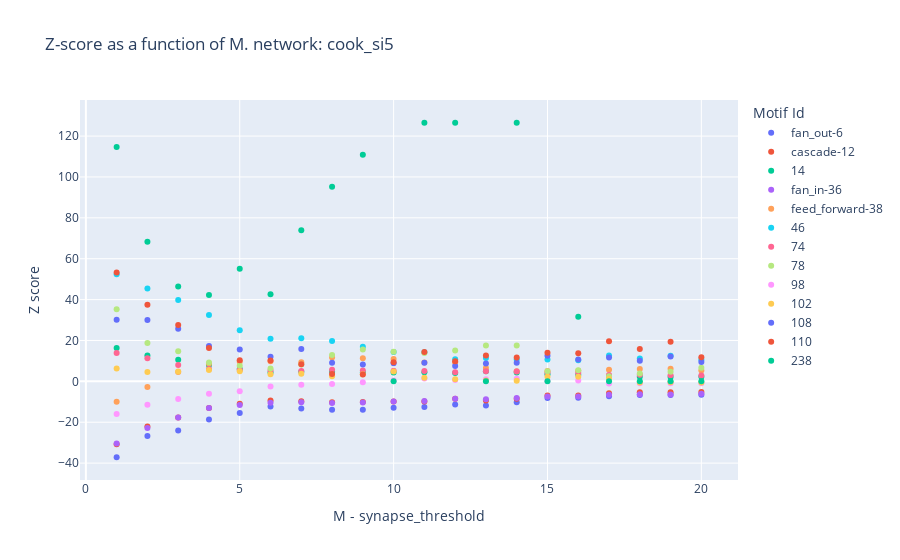

The cell this chart's notebook holds for it:
### Code cell
read_z_scores_as_func_of_m('cook_si5')

### Figure 1 — Plotly figure (JSON) as saved in the notebook; plotly's stock layout.template omitted (floating-point values rounded to 4 significant figures)
{"data": [{"customdata": [[3390, 272, "fan_out-6"], [599, 260, "fan_out-6"], [520, 252, "fan_out-6"], [465, 242, "fan_out-6"], [417, 227, "fan_out-6"], [377, 219, "fan_out-6"], [343, 214, "fan_out-6"], [318, 208, "fan_out-6"], [293, 200, "fan_out-6"], [264, 190, "fan_out-6"], [240, 180, "fan_out-6"], [2371, 272, "fan_out-6"], [216, 163, "fan_out-6"], [1758, 271, "fan_out-6"], [1385, 271, "fan_out-6"], [1179, 271, "fan_out-6"], [993, 269, "fan_out-6"], [855, 268, "fan_out-6"], [765, 267, "fan_out-6"], [682, 265, "fan_out-6"]], "hovertemplate": "Motif Id=%{customdata[2]}<br>M - synapse_threshold=%{x}<br>Z score=%{y}<br>edges=%{customdata[0]}<br>nodes=%{customdata[1]}<extra></extra>", "legendgroup": "fan_out-6", "marker": {"color": "#636efa", "symbol": "circle"}, "mode": "markers", "name": "fan_out-6", "orientation": "v", "showlegend": true, "type": "scatter", "x": [1, 10, 11, 12, 13, 14, 15, 16, 17, 18, 19, 2, 20, 3, 4, 5, 6, 7, 8, 9], "xaxis": "x", "y": [-37.13, -12.91, -12.54, -11.27, -11.78, -10.19, -8.167, -8.054, -7.297, -6.673, -6.646, -26.79, -6.514, -24.06, -18.62, -15.43, -12.29, -13.26, -13.93, -13.93], "yaxis": "y"}, {"customdata": [[3390, 272, "cascade-12"], [599, 260, "cascade-12"], [520, 252, "cascade-12"], [465, 242, "cascade-12"], [417, 227, "cascade-12"], [377, 219, "cascade-12"], [343, 214, "cascade-12"], [318, 208, "cascade-12"], [293, 200, "cascade-12"], [264, 190, "cascade-12"], [240, 180, "cascade-12"], [2371, 272, "cascade-12"], [216, 163, "cascade-12"], [1758, 271, "cascade-12"], [1385, 271, "cascade-12"], [1179, 271, "cascade-12"], [993, 269, "cascade-12"], [855, 268, "cascade-12"], [765, 267, "cascade-12"], [682, 265, "cascade-12"]], "hovertemplate": "Motif Id=%{customdata[2]}<br>M - synapse_threshold=%{x}<br>Z score=%{y}<br>edges=%{customdata[0]}<br>nodes=%{customdata[1]}<extra></extra>", "legendgroup": "cascade-12", "marker": {"color": "#EF553B", "symbol": "circle"}, "mode": "markers", "name": "cascade-12", "orientation": "v", "showlegend": true, "type": "scatter", "x": [1, 10, 11, 12, 13, 14, 15, 16, 17, 18, 19, 2, 20, 3, 4, 5, 6, 7, 8, 9], "xaxis": "x", "y": [-30.76, -9.873, -9.822, -8.47, -9.353, -8.566, -6.965, -6.885, -5.76, -5.383, -5.281, -22.04, -5.158, -17.64, -13.0, -10.99, -9.367, -9.752, -10.27, -10.13], "yaxis": "y"}, {"customdata": [[3390, 272, "14"], [599, 260, "14"], [520, 252, "14"], [465, 242, "14"], [417, 227, "14"], [377, 219, "14"], [343, 214, "14"], [318, 208, "14"], [293, 200, "14"], [264, 190, "14"], [240, 180, "14"], [2371, 272, "14"], [216, 163, "14"], [1758, 271, "14"], [1385, 271, "14"], [1179, 271, "14"], [993, 269, "14"], [855, 268, "14"], [765, 267, "14"], [682, 265, "14"]], "hovertemplate": "Motif Id=%{customdata[2]}<br>M - synapse_threshold=%{x}<br>Z score=%{y}<br>edges=%{customdata[0]}<br>nodes=%{customdata[1]}<extra></extra>", "legendgroup": "14", "marker": {"color": "#00cc96", "symbol": "circle"}, "mode": "markers", "name": "14", "orientation": "v", "showlegend": true, "type": "scatter", "x": [1, 10, 11, 12, 13, 14, 15, 16, 17, 18, 19, 2, 20, 3, 4, 5, 6, 7, 8, 9], "xaxis": "x", "y": [16.32, 4.36, 4.488, 4.127, 4.928, 4.375, 3.504, 3.255, 2.651, 2.231, 2.16, 12.69, 2.244, 10.55, 8.029, 6.098, 4.328, 4.731, 4.833, 4.346], "yaxis": "y"}, {"customdata": [[3390, 272, "fan_in-36"], [599, 260, "fan_in-36"], [520, 252, "fan_in-36"], [465, 242, "fan_in-36"], [417, 227, "fan_in-36"], [377, 219, "fan_in-36"], [343, 214, "fan_in-36"], [318, 208, "fan_in-36"], [293, 200, "fan_in-36"], [264, 190, "fan_in-36"], [240, 180, "fan_in-36"], [2371, 272, "fan_in-36"], [216, 163, "fan_in-36"], [1758, 271, "fan_in-36"], [1385, 271, "fan_in-36"], [1179, 271, "fan_in-36"], [993, 269, "fan_in-36"], [855, 268, "fan_in-36"], [765, 267, "fan_in-36"], [682, 265, "fan_in-36"]], "hovertemplate": "Motif Id=%{customdata[2]}<br>M - synapse_threshold=%{x}<br>Z score=%{y}<br>edges=%{customdata[0]}<br>nodes=%{customdata[1]}<extra></extra>", "legendgroup": "fan_in-36", "marker": {"color": "#ab63fa", "symbol": "circle"}, "mode": "markers", "name": "fan_in-36", "orientation": "v", "showlegend": true, "type": "scatter", "x": [1, 10, 11, 12, 13, 14, 15, 16, 17, 18, 19, 2, 20, 3, 4, 5, 6, 7, 8, 9], "xaxis": "x", "y": [-30.38, -9.88, -9.629, -8.557, -8.739, -8.16, -7.416, -7.436, -6.508, -6.296, -6.426, -22.85, -6.09, -17.72, -13.03, -11.63, -10.45, -10.28, -10.63, -10.35], "yaxis": "y"}, {"customdata": [[3390, 272, "feed_forward-38"], [599, 260, "feed_forward-38"], [520, 252, "feed_forward-38"], [465, 242, "feed_forward-38"], [417, 227, "feed_forward-38"], [377, 219, "feed_forward-38"], [343, 214, "feed_forward-38"], [318, 208, "feed_forward-38"], [293, 200, "feed_forward-38"], [264, 190, "feed_forward-38"], [240, 180, "feed_forward-38"], [2371, 272, "feed_forward-38"], [216, 163, "feed_forward-38"], [1758, 271, "feed_forward-38"], [1385, 271, "feed_forward-38"], [1179, 271, "feed_forward-38"], [993, 269, "feed_forward-38"], [855, 268, "feed_forward-38"], [765, 267, "feed_forward-38"], [682, 265, "feed_forward-38"]], "hovertemplate": "Motif Id=%{customdata[2]}<br>M - synapse_threshold=%{x}<br>Z score=%{y}<br>edges=%{customdata[0]}<br>nodes=%{customdata[1]}<extra></extra>", "legendgroup": "feed_forward-38", "marker": {"color": "#FFA15A", "symbol": "circle"}, "mode": "markers", "name": "feed_forward-38", "orientation": "v", "showlegend": true, "type": "scatter", "x": [1, 10, 11, 12, 13, 14, 15, 16, 17, 18, 19, 2, 20, 3, 4, 5, 6, 7, 8, 9], "xaxis": "x", "y": [-9.943, 10.96, 9.266, 9.254, 6.55, 4.931, 5.056, 5.211, 5.671, 6.042, 6.112, -2.78, 5.305, 4.591, 8.601, 9.622, 9.895, 9.397, 11.64, 11.27], "yaxis": "y"}, {"customdata": [[3390, 272, "46"], [599, 260, "46"], [520, 252, "46"], [465, 242, "46"], [417, 227, "46"], [377, 219, "46"], [343, 214, "46"], [318, 208, "46"], [293, 200, "46"], [264, 190, "46"], [240, 180, "46"], [2371, 272, "46"], [216, 163, "46"], [1758, 271, "46"], [1385, 271, "46"], [1179, 271, "46"], [993, 269, "46"], [855, 268, "46"], [765, 267, "46"], [682, 265, "46"]], "hovertemplate": "Motif Id=%{customdata[2]}<br>M - synapse_threshold=%{x}<br>Z score=%{y}<br>edges=%{customdata[0]}<br>nodes=%{customdata[1]}<extra></extra>", "legendgroup": "46", "marker": {"color": "#19d3f3", "symbol": "circle"}, "mode": "markers", "name": "46", "orientation": "v", "showlegend": true, "type": "scatter", "x": [1, 10, 11, 12, 13, 14, 15, 16, 17, 18, 19, 2, 20, 3, 4, 5, 6, 7, 8, 9], "xaxis": "x", "y": [52.38, 14.33, 14.23, 10.77, 11.38, 10.7, 10.69, 10.28, 12.63, 11.21, 12.48, 45.47, 10.53, 39.78, 32.41, 25.0, 20.79, 21.11, 19.74, 16.97], "yaxis": "y"}, {"customdata": [[3390, 272, "74"], [599, 260, "74"], [520, 252, "74"], [465, 242, "74"], [417, 227, "74"], [377, 219, "74"], [343, 214, "74"], [318, 208, "74"], [293, 200, "74"], [264, 190, "74"], [240, 180, "74"], [2371, 272, "74"], [216, 163, "74"], [1758, 271, "74"], [1385, 271, "74"], [1179, 271, "74"], [993, 269, "74"], [855, 268, "74"], [765, 267, "74"], [682, 265, "74"]], "hovertemplate": "Motif Id=%{customdata[2]}<br>M - synapse_threshold=%{x}<br>Z score=%{y}<br>edges=%{customdata[0]}<br>nodes=%{customdata[1]}<extra></extra>", "legendgroup": "74", "marker": {"color": "#FF6692", "symbol": "circle"}, "mode": "markers", "name": "74", "orientation": "v", "showlegend": true, "type": "scatter", "x": [1, 10, 11, 12, 13, 14, 15, 16, 17, 18, 19, 2, 20, 3, 4, 5, 6, 7, 8, 9], "xaxis": "x", "y": [13.88, 5.217, 5.039, 4.42, 4.963, 4.761, 4.296, 4.157, 3.113, 3.229, 2.945, 11.36, 2.898, 8.014, 6.093, 5.636, 5.279, 5.109, 5.643, 5.25], "yaxis": "y"}, {"customdata": [[3390, 272, "78"], [599, 260, "78"], [520, 252, "78"], [465, 242, "78"], [417, 227, "78"], [377, 219, "78"], [343, 214, "78"], [318, 208, "78"], [293, 200, "78"], [264, 190, "78"], [240, 180, "78"], [2371, 272, "78"], [216, 163, "78"], [1758, 271, "78"], [1385, 271, "78"], [1179, 271, "78"], [993, 269, "78"], [855, 268, "78"], [765, 267, "78"], [682, 265, "78"]], "hovertemplate": "Motif Id=%{customdata[2]}<br>M - synapse_threshold=%{x}<br>Z score=%{y}<br>edges=%{customdata[0]}<br>nodes=%{customdata[1]}<extra></extra>", "legendgroup": "78", "marker": {"color": "#B6E880", "symbol": "circle"}, "mode": "markers", "name": "78", "orientation": "v", "showlegend": true, "type": "scatter", "x": [1, 10, 11, 12, 13, 14, 15, 16, 17, 18, 19, 2, 20, 3, 4, 5, 6, 7, 8, 9], "xaxis": "x", "y": [35.33, 14.46, 13.92, 15.16, 17.53, 17.53, 4.949, 5.417, 2.548, 3.807, 4.715, 18.73, 6.63, 14.75, 9.226, 7.606, 6.233, 8.259, 12.84, 15.56], "yaxis": "y"}, {"customdata": [[3390, 272, "98"], [599, 260, "98"], [520, 252, "98"], [465, 242, "98"], [417, 227, "98"], [377, 219, "98"], [343, 214, "98"], [318, 208, "98"], [293, 200, "98"], [264, 190, "98"], [240, 180, "98"], [2371, 272, "98"], [216, 163, "98"], [1758, 271, "98"], [1385, 271, "98"], [1179, 271, "98"], [993, 269, "98"], [855, 268, "98"], [765, 267, "98"], [682, 265, "98"]], "hovertemplate": "Motif Id=%{customdata[2]}<br>M - synapse_threshold=%{x}<br>Z score=%{y}<br>edges=%{customdata[0]}<br>nodes=%{customdata[1]}<extra></extra>", "legendgroup": "98", "marker": {"color": "#FF97FF", "symbol": "circle"}, "mode": "markers", "name": "98", "orientation": "v", "showlegend": true, "type": "scatter", "x": [1, 10, 11, 12, 13, 14, 15, 16, 17, 18, 19, 2, 20, 3, 4, 5, 6, 7, 8, 9], "xaxis": "x", "y": [-15.99, 0.4795, 1.43, 0.6707, 1.081, 1.312, 0.1722, 0.433, -0.9946, -0.9418, -0.9615, -11.49, -0.9569, -8.642, -6.067, -4.82, -2.573, -1.672, -1.332, -0.4253], "yaxis": "y"}, {"customdata": [[3390, 272, "102"], [599, 260, "102"], [520, 252, "102"], [465, 242, "102"], [417, 227, "102"], [377, 219, "102"], [343, 214, "102"], [318, 208, "102"], [293, 200, "102"], [264, 190, "102"], [240, 180, "102"], [2371, 272, "102"], [216, 163, "102"], [1758, 271, "102"], [1385, 271, "102"], [1179, 271, "102"], [993, 269, "102"], [855, 268, "102"], [765, 267, "102"], [682, 265, "102"]], "hovertemplate": "Motif Id=%{customdata[2]}<br>M - synapse_threshold=%{x}<br>Z score=%{y}<br>edges=%{customdata[0]}<br>nodes=%{customdata[1]}<extra></extra>", "legendgroup": "102", "marker": {"color": "#FECB52", "symbol": "circle"}, "mode": "markers", "name": "102", "orientation": "v", "showlegend": true, "type": "scatter", "x": [1, 10, 11, 12, 13, 14, 15, 16, 17, 18, 19, 2, 20, 3, 4, 5, 6, 7, 8, 9], "xaxis": "x", "y": [6.332, 4.772, 1.707, 0.9866, 0.4032, 0.3357, 2.295, 2.256, 1.284, -0.5055, -0.4502, 4.535, -0.5218, 4.829, 5.522, 4.91, 3.529, 3.751, 2.515, 3.491], "yaxis": "y"}, {"customdata": [[3390, 272, "108"], [599, 260, "108"], [520, 252, "108"], [465, 242, "108"], [417, 227, "108"], [377, 219, "108"], [343, 214, "108"], [318, 208, "108"], [293, 200, "108"], [264, 190, "108"], [240, 180, "108"], [2371, 272, "108"], [216, 163, "108"], [1758, 271, "108"], [1385, 271, "108"], [1179, 271, "108"], [993, 269, "108"], [855, 268, "108"], [765, 267, "108"], [682, 265, "108"]], "hovertemplate": "Motif Id=%{customdata[2]}<br>M - synapse_threshold=%{x}<br>Z score=%{y}<br>edges=%{customdata[0]}<br>nodes=%{customdata[1]}<extra></extra>", "legendgroup": "108", "marker": {"color": "#636efa", "symbol": "circle"}, "mode": "markers", "name": "108", "orientation": "v", "showlegend": true, "type": "scatter", "x": [1, 10, 11, 12, 13, 14, 15, 16, 17, 18, 19, 2, 20, 3, 4, 5, 6, 7, 8, 9], "xaxis": "x", "y": [30.17, 8.842, 9.104, 7.49, 8.738, 9.161, 12.47, 10.72, 11.63, 10.11, 12.16, 30.07, 9.421, 25.75, 17.32, 15.53, 12.07, 15.78, 9.117, 8.247], "yaxis": "y"}, {"customdata": [[3390, 272, "110"], [599, 260, "110"], [520, 252, "110"], [465, 242, "110"], [417, 227, "110"], [377, 219, "110"], [343, 214, "110"], [318, 208, "110"], [293, 200, "110"], [264, 190, "110"], [240, 180, "110"], [2371, 272, "110"], [216, 163, "110"], [1758, 271, "110"], [1385, 271, "110"], [1179, 271, "110"], [993, 269, "110"], [855, 268, "110"], [765, 267, "110"], [682, 265, "110"]], "hovertemplate": "Motif Id=%{customdata[2]}<br>M - synapse_threshold=%{x}<br>Z score=%{y}<br>edges=%{customdata[0]}<br>nodes=%{customdata[1]}<extra></extra>", "legendgroup": "110", "marker": {"color": "#EF553B", "symbol": "circle"}, "mode": "markers", "name": "110", "orientation": "v", "showlegend": true, "type": "scatter", "x": [1, 10, 11, 12, 13, 14, 15, 16, 17, 18, 19, 2, 20, 3, 4, 5, 6, 7, 8, 9], "xaxis": "x", "y": [53.2, 9.372, 14.36, 9.778, 12.64, 11.68, 14.05, 13.77, 19.62, 15.87, 19.42, 37.5, 11.73, 27.58, 16.35, 10.39, 10.18, 8.375, 3.589, 3.306], "yaxis": "y"}, {"customdata": [[3390, 272, "238"], [599, 260, "238"], [520, 252, "238"], [465, 242, "238"], [417, 227, "238"], [377, 219, "238"], [343, 214, "238"], [318, 208, "238"], [293, 200, "238"], [264, 190, "238"], [240, 180, "238"], [2371, 272, "238"], [216, 163, "238"], [1758, 271, "238"], [1385, 271, "238"], [1179, 271, "238"], [993, 269, "238"], [855, 268, "238"], [765, 267, "238"], [682, 265, "238"]], "hovertemplate": "Motif Id=%{customdata[2]}<br>M - synapse_threshold=%{x}<br>Z score=%{y}<br>edges=%{customdata[0]}<br>nodes=%{customdata[1]}<extra></extra>", "legendgroup": "238", "marker": {"color": "#00cc96", "symbol": "circle"}, "mode": "markers", "name": "238", "orientation": "v", "showlegend": true, "type": "scatter", "x": [1, 10, 11, 12, 13, 14, 15, 16, 17, 18, 19, 2, 20, 3, 4, 5, 6, 7, 8, 9], "xaxis": "x", "y": [114.6, 0, 126.5, 126.5, 0, 126.5, 0, 31.61, 0, 0, 0, 68.28, 0, 46.44, 42.22, 55.12, 42.59, 73.92, 95.2, 110.8], "yaxis": "y"}], "layout": {"autosize": true, "legend": {"title": {"text": "Motif Id"}, "tracegroupgap": 0}, "title": {"text": "Z-score as a function of M. network: cook_si5"}, "xaxis": {"anchor": "y", "autorange": true, "domain": [0, 1], "range": [-0.1601, 21.16], "title": {"text": "M - synapse_threshold"}, "type": "linear"}, "yaxis": {"anchor": "x", "autorange": true, "domain": [0, 1], "range": [-50.64, 140.0], "title": {"text": "Z score"}, "type": "linear"}}}
